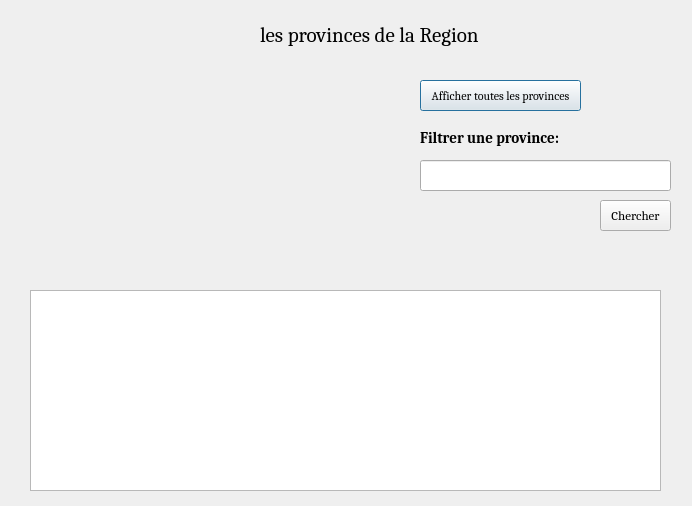
<?xml version="1.0" encoding="UTF-8"?>
<ui version="4.0">
 <class>Dialog</class>
 <widget class="QDialog" name="Dialog">
  <property name="geometry">
   <rect>
    <x>0</x>
    <y>0</y>
    <width>692</width>
    <height>506</height>
   </rect>
  </property>
  <property name="windowTitle">
   <string>Dialog</string>
  </property>
  <widget class="QTableWidget" name="tableWidget">
   <property name="geometry">
    <rect>
     <x>30</x>
     <y>290</y>
     <width>631</width>
     <height>201</height>
    </rect>
   </property>
  </widget>
  <widget class="QLabel" name="titre">
   <property name="geometry">
    <rect>
     <x>260</x>
     <y>10</y>
     <width>241</width>
     <height>51</height>
    </rect>
   </property>
   <property name="font">
    <font>
     <family>Cambria</family>
     <pointsize>16</pointsize>
     <weight>50</weight>
     <bold>false</bold>
    </font>
   </property>
   <property name="text">
    <string>les provinces de la Region </string>
   </property>
  </widget>
  <widget class="QLabel" name="image">
   <property name="geometry">
    <rect>
     <x>0</x>
     <y>10</y>
     <width>421</width>
     <height>281</height>
    </rect>
   </property>
   <property name="text">
    <string/>
   </property>
   <property name="pixmap">
    <pixmap>provinceTTA.png</pixmap>
   </property>
  </widget>
  <widget class="QPushButton" name="pushButton_1">
   <property name="geometry">
    <rect>
     <x>420</x>
     <y>80</y>
     <width>161</width>
     <height>31</height>
    </rect>
   </property>
   <property name="font">
    <font>
     <family>Cambria</family>
     <pointsize>9</pointsize>
     <weight>50</weight>
     <bold>false</bold>
    </font>
   </property>
   <property name="text">
    <string>Afficher toutes les provinces</string>
   </property>
  </widget>
  <widget class="QPushButton" name="pushButton_2">
   <property name="geometry">
    <rect>
     <x>600</x>
     <y>200</y>
     <width>71</width>
     <height>31</height>
    </rect>
   </property>
   <property name="font">
    <font>
     <family>Cambria</family>
     <pointsize>10</pointsize>
     <weight>50</weight>
     <bold>false</bold>
    </font>
   </property>
   <property name="text">
    <string>Chercher</string>
   </property>
  </widget>
  <widget class="QLineEdit" name="chercher">
   <property name="geometry">
    <rect>
     <x>420</x>
     <y>160</y>
     <width>251</width>
     <height>31</height>
    </rect>
   </property>
  </widget>
  <widget class="QLabel" name="filtrer">
   <property name="geometry">
    <rect>
     <x>420</x>
     <y>130</y>
     <width>161</width>
     <height>16</height>
    </rect>
   </property>
   <property name="font">
    <font>
     <family>Cambria</family>
     <pointsize>11</pointsize>
     <weight>75</weight>
     <bold>true</bold>
    </font>
   </property>
   <property name="text">
    <string>Filtrer une province:</string>
   </property>
  </widget>
 </widget>
 <resources/>
 <connections/>
</ui>
